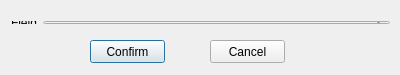
<?xml version="1.0" encoding="UTF-8"?>
<ui version="4.0">
 <class>FeatureFieldSelector</class>
 <widget class="QDialog" name="FeatureFieldSelector">
  <property name="geometry">
   <rect>
    <x>0</x>
    <y>0</y>
    <width>400</width>
    <height>75</height>
   </rect>
  </property>
  <property name="minimumSize">
   <size>
    <width>400</width>
    <height>75</height>
   </size>
  </property>
  <property name="maximumSize">
   <size>
    <width>400</width>
    <height>75</height>
   </size>
  </property>
  <property name="windowTitle">
   <string>Select height field for extrusion</string>
  </property>
  <widget class="QWidget" name="horizontalLayoutWidget_23">
   <property name="geometry">
    <rect>
     <x>0</x>
     <y>10</y>
     <width>401</width>
     <height>25</height>
    </rect>
   </property>
   <layout class="QHBoxLayout" name="horizontalLayout_25">
    <item>
     <widget class="QLabel" name="label_22">
      <property name="sizePolicy">
       <sizepolicy hsizetype="Fixed" vsizetype="Preferred">
        <horstretch>0</horstretch>
        <verstretch>0</verstretch>
       </sizepolicy>
      </property>
      <property name="text">
       <string>Field</string>
      </property>
     </widget>
    </item>
    <item>
     <widget class="QComboBox" name="comboBox_Field"/>
    </item>
   </layout>
  </widget>
  <widget class="QPushButton" name="pushButton_OK">
   <property name="geometry">
    <rect>
     <x>90</x>
     <y>40</y>
     <width>75</width>
     <height>23</height>
    </rect>
   </property>
   <property name="text">
    <string>Confirm</string>
   </property>
  </widget>
  <widget class="QPushButton" name="pushButton_Cancel">
   <property name="geometry">
    <rect>
     <x>210</x>
     <y>40</y>
     <width>75</width>
     <height>23</height>
    </rect>
   </property>
   <property name="text">
    <string>Cancel</string>
   </property>
  </widget>
 </widget>
 <layoutdefault spacing="6" margin="11"/>
 <resources/>
 <connections>
  <connection>
   <sender>pushButton_OK</sender>
   <signal>clicked()</signal>
   <receiver>FeatureFieldSelector</receiver>
   <slot>accept()</slot>
   <hints>
    <hint type="sourcelabel">
     <x>127</x>
     <y>71</y>
    </hint>
    <hint type="destinationlabel">
     <x>199</x>
     <y>49</y>
    </hint>
   </hints>
  </connection>
  <connection>
   <sender>pushButton_Cancel</sender>
   <signal>clicked()</signal>
   <receiver>FeatureFieldSelector</receiver>
   <slot>reject()</slot>
   <hints>
    <hint type="sourcelabel">
     <x>247</x>
     <y>71</y>
    </hint>
    <hint type="destinationlabel">
     <x>199</x>
     <y>49</y>
    </hint>
   </hints>
  </connection>
 </connections>
</ui>
